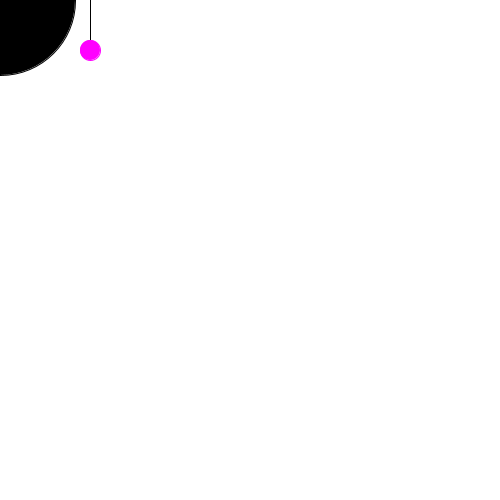
Frame 1 (no input)
Frame 60 (the mouse pressed at the canvas centre just before this capture): identical to frame 1, image omitted
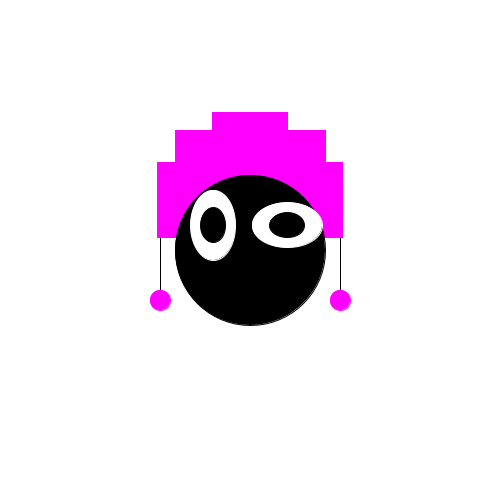
Frame 120 (the mouse held since frame 60 and released just before this capture)

The Processing sketch that drew these frames (run headless with seeded random() and noise(); from frame 60 on, the mouse is pressed at the canvas centre):

// Processing sketch: processing_122468
// ── processing_122468.pde

void setup(){

size(500,500);
}

void draw(){
background(255,255,255);

//lijn
stroke(0);
fill(0);
line(mouseX-90,mouseY+50,mouseX-90,mouseY-80);
line(mouseX+90,mouseY+50,mouseX+90,mouseY-80);

//oren
stroke(255,0,255);
fill(255,0,255);
rectMode(CENTER);
rect(mouseX-50,mouseY-50,85,75);
rect(mouseX+50,mouseY-50,85,75);
rect(mouseX,mouseY-100,75,75);
rect(mouseX+50,mouseY-100,50,40);
rect(mouseX-50,mouseY-100,50,40);

//bolletje
stroke(255,0,255);
fill(255,0,255);
ellipse(mouseX-90,mouseY+50,20,20);
ellipse(mouseX+90,mouseY+50,20,20);

//body
stroke(0);
fill(0);
ellipseMode(CENTER);
ellipse(mouseX,mouseY,150,150);

//buitenogen
stroke(255);
fill(255);
ellipseMode(CENTER);
ellipse(mouseX-37,mouseY-25,45,70);
ellipse(mouseX+37,mouseY-25,70,45);

//binnenogen
stroke(0);
fill(0);
ellipseMode(CENTER);
ellipse(mouseX-37,mouseY-25,25,35);
ellipse(mouseX+37,mouseY-25,35,25);
println("breng me naar je moeder"); 
}
